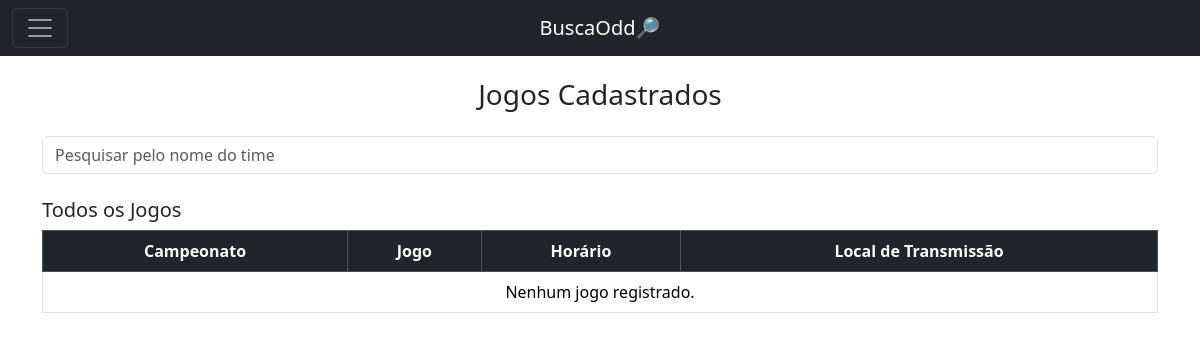
Page /daniel/visualizar on the earlier database version.
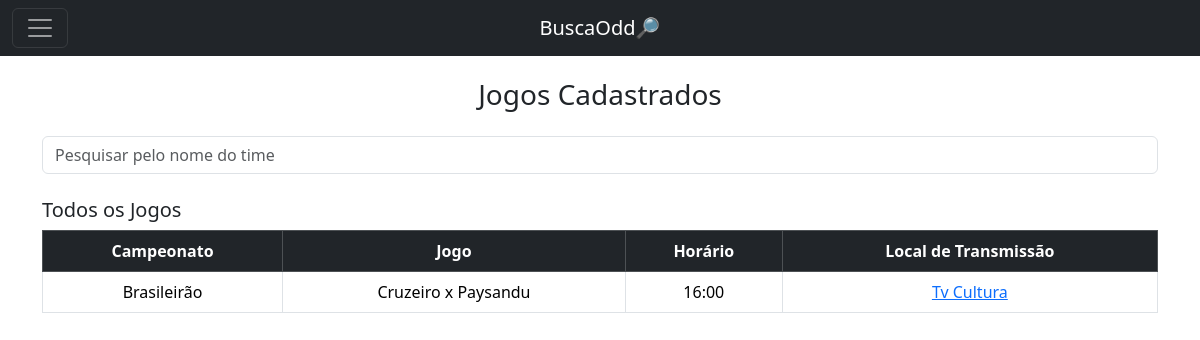
Same page on the later database version.
### BuscaOdd/models.py (models this page shows)
class Jogo(models.Model):
    campeonato = models.CharField(max_length=255)
    time_casa = models.CharField(max_length=255)
    time_visitante = models.CharField(max_length=255)
    horario = models.TimeField()
    local_transmissao = models.CharField(max_length=255)
    link_transmissao = models.URLField(max_length=200)

### BuscaOdd/views.py (the view)
# urls.py: path('visualizar', views.visualizar_jogos, name='Visualizar'),
def visualizar_jogos(request):
    jogos = Jogo.objects.all()  # Obter todos os jogos cadastrados
    return render(request, 'visualizar_jogos.html', {'jogos': jogos})

### templates/visualizar_jogos.html (shortened to what this page needs)
{% extends 'menu.html' %}
{% load static %}
{% block body %}
<div class="container mt-5">
    <h3 class="text-center mb-4">Jogos Cadastrados</h3>
    <input type="text" id="searchInput" class="form-control mb-4" placeholder="Pesquisar pelo nome do time" onkeyup="searchGames()">
    <div class="table-responsive">
        <h5>Todos os Jogos</h5>
        <table class="table table-bordered text-center" id="jogosTable">
            <thead class="table-dark">
                <tr>
                    <th scope="col">Campeonato</th>
                    <th scope="col">Jogo</th>
                    <th scope="col">Horário</th>
                    <th scope="col">Local de Transmissão</th>
                </tr>
            </thead>
            <tbody id="jogosBody">
                {% for jogo in jogos %}
                    <tr>
                        <td>{{ jogo.campeonato }}</td>
                        <td>{{ jogo.time_casa }} x {{ jogo.time_visitante }}</td>
                        <td>{{ jogo.horario }}</td>
                        <td>
                            <a href="{{ jogo.link_transmissao }}" target="_blank">{{ jogo.local_transmissao }}</a>
                        </td>
                    </tr>
                {% empty %}
                    <tr>
                        <td colspan="5">Nenhum jogo registrado.</td>
                    </tr>
                {% endfor %}
            </tbody>
        </table>
    </div>
</div>
{% endblock %}

Differences in the rows shown:
added Jogo: campeonato "Brasileirão", time_casa "Cruzeiro", time_visitante "Paysandu", horario "16:00", local_transmissao "Tv Cultura"
Other differences:
text no longer shown: "Nenhum jogo registrado."
